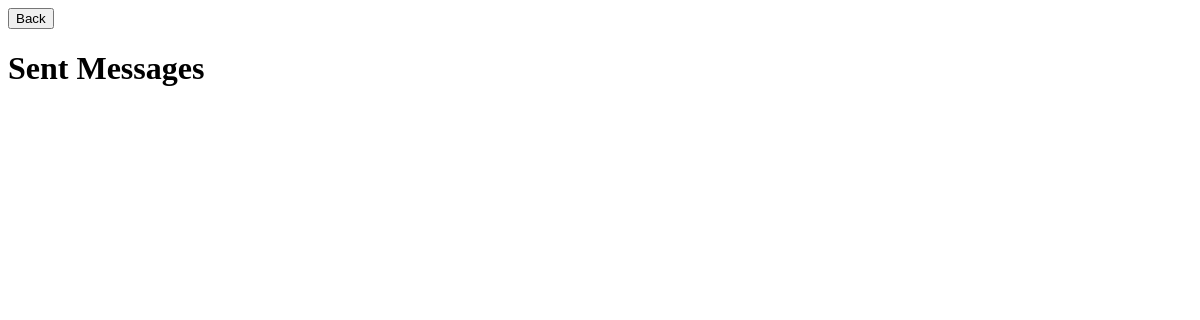
Before: /sent (signed in) with the older database file.
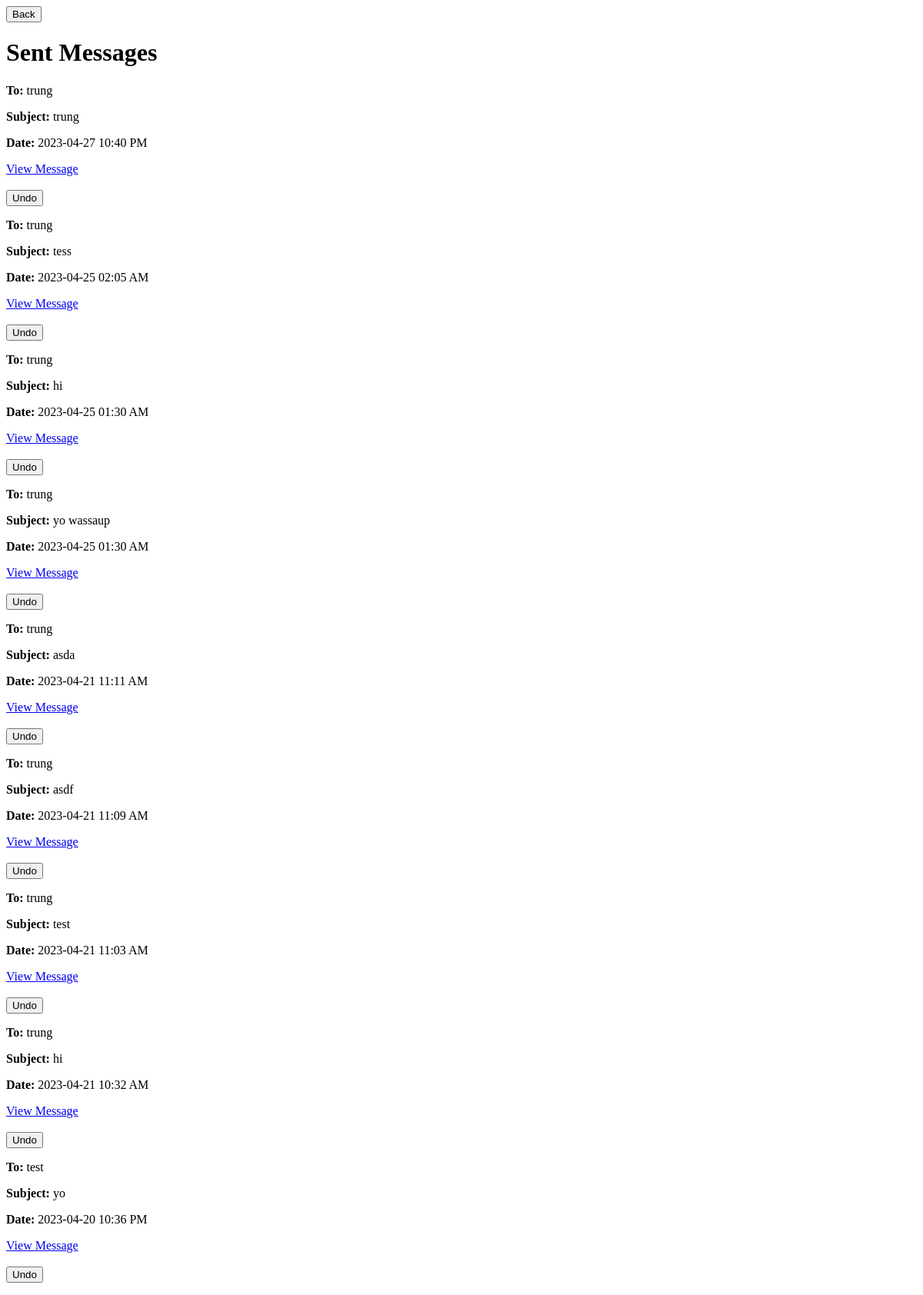
After: the same page with the newer database file.
### app/models.py (models this page shows, shortened)
class Message(db.Model):
    id = db.Column(db.Integer, primary_key=True)
    sender_id = db.Column(db.Integer, db.ForeignKey('user.id'), nullable=False)
    recipient_id = db.Column(db.Integer, db.ForeignKey('user.id'), nullable=False)
    subject = db.Column(db.String(100), nullable=False)
    body = db.Column(db.String(500), nullable=False)
    timestamp = db.Column(db.DateTime, default=datetime.now())
    sender = db.relationship('User', foreign_keys=[sender_id])
    recipient = db.relationship('User', foreign_keys=[recipient_id])

class User(db.Model, UserMixin):
    id = db.Column(db.Integer, primary_key=True)
    username = db.Column(db.String(32), nullable=False)
    password = db.Column(db.String(32), nullable=False)
    email = db.Column(db.String(100), nullable=False)
    friends = db.relationship('Friend', backref='user', lazy='dynamic')

### app/routes.py (the view)
@myapp_obj.route('/sent')
@login_required
def sent():
    messages = Message.query.filter_by(sender=current_user).order_by(Message.timestamp.desc()).all()
    return render_template('sent.html', messages=messages) #renders the sent messsages page

### app/models.py (called while the page is built)
@login_manager.user_loader
def load_user(user_id):
    return User.query.get(int(user_id))

### app/templates/sent.html (shortened to what this page needs)
<button class="back-button" onclick="window.history.back()">Back</button>
<h1>Sent Messages</h1>
  {% for message in messages %}
    <div class="message">
      <p><strong>To:</strong> {{ message.recipient.username }}</p>
      <p><strong>Subject:</strong> {{ message.subject }}</p>
      <p><strong>Date:</strong> {{ message.timestamp.strftime('%Y-%m-%d %I:%M %p') }}</p>
      <td><a href="{{ url_for('message', message_id=message.id) }}">View Message</a></td>
      <br>
      <br>
    </div>
    <div>
      <form action="/undo/{{ message.id }}" method="POST">
          <button type="submit">Undo</button>
      </form>
  </div>
  {% endfor %}

Changed rows visible on the page:
added Message: recipient.username "trung", subject "trung", timestamp "2023-04-27 10:40 PM"
added Message: recipient.username "trung", subject "tess", timestamp "2023-04-25 02:05 AM"
added Message: recipient.username "trung", subject "hi", timestamp "2023-04-25 01:30 AM"
added Message: recipient.username "trung", subject "yo wassaup", timestamp "2023-04-25 01:30 AM"
added Message: recipient.username "trung", subject "asda", timestamp "2023-04-21 11:11 AM"
added Message: recipient.username "trung", subject "asdf", timestamp "2023-04-21 11:09 AM"
added Message: recipient.username "trung", subject "test", timestamp "2023-04-21 11:03 AM"
added Message: recipient.username "trung", subject "hi", timestamp "2023-04-21 10:32 AM"
now on this page (row edited): Message: recipient.username "test", subject "yo", timestamp "2023-04-20 10:36 PM"
